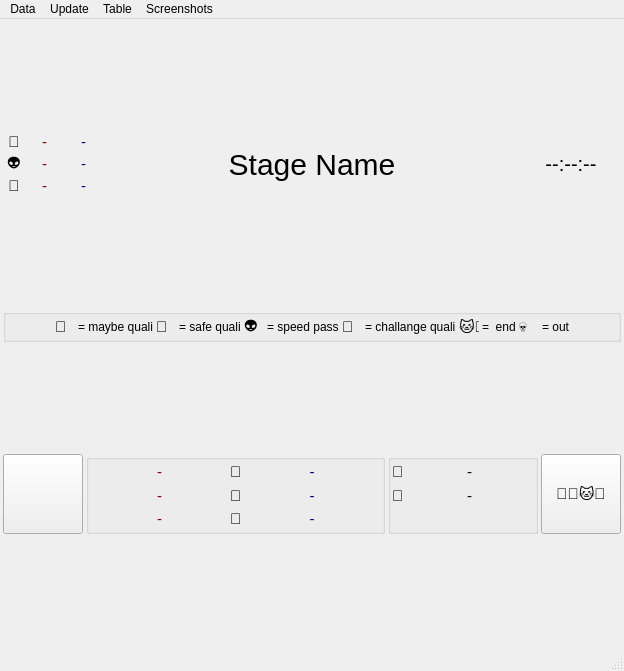
<?xml version="1.0" encoding="UTF-8"?>
<ui version="4.0">
 <class>NCM_WIN_Ranking_Stage</class>
 <widget class="QMainWindow" name="NCM_WIN_Ranking_Stage">
  <property name="geometry">
   <rect>
    <x>0</x>
    <y>0</y>
    <width>624</width>
    <height>671</height>
   </rect>
  </property>
  <property name="windowTitle">
   <string>MainWindow</string>
  </property>
  <widget class="QWidget" name="centralwidget">
   <layout class="QGridLayout" name="gridLayout_2">
    <property name="leftMargin">
     <number>3</number>
    </property>
    <property name="topMargin">
     <number>3</number>
    </property>
    <property name="rightMargin">
     <number>3</number>
    </property>
    <property name="bottomMargin">
     <number>3</number>
    </property>
    <property name="spacing">
     <number>3</number>
    </property>
    <item row="4" column="0" colspan="4">
     <layout class="QGridLayout" name="gridLayout_Ranking"/>
    </item>
    <item row="2" column="0" colspan="4">
     <layout class="QGridLayout" name="gridLayout">
      <property name="spacing">
       <number>0</number>
      </property>
      <item row="0" column="0">
       <widget class="QLabel" name="label_15">
        <property name="minimumSize">
         <size>
          <width>22</width>
          <height>22</height>
         </size>
        </property>
        <property name="maximumSize">
         <size>
          <width>22</width>
          <height>21</height>
         </size>
        </property>
        <property name="sizeIncrement">
         <size>
          <width>0</width>
          <height>0</height>
         </size>
        </property>
        <property name="styleSheet">
         <string notr="true">font-size: 15px;</string>
        </property>
        <property name="text">
         <string>🐯</string>
        </property>
        <property name="alignment">
         <set>Qt::AlignCenter</set>
        </property>
       </widget>
      </item>
      <item row="0" column="9" rowspan="3">
       <widget class="QLabel" name="label_Time">
        <property name="minimumSize">
         <size>
          <width>100</width>
          <height>66</height>
         </size>
        </property>
        <property name="maximumSize">
         <size>
          <width>100</width>
          <height>66</height>
         </size>
        </property>
        <property name="sizeIncrement">
         <size>
          <width>0</width>
          <height>0</height>
         </size>
        </property>
        <property name="styleSheet">
         <string notr="true">font-size: 20px;</string>
        </property>
        <property name="text">
         <string>--:--:--</string>
        </property>
        <property name="alignment">
         <set>Qt::AlignCenter</set>
        </property>
       </widget>
      </item>
      <item row="2" column="0">
       <widget class="QLabel" name="label_16">
        <property name="minimumSize">
         <size>
          <width>22</width>
          <height>22</height>
         </size>
        </property>
        <property name="maximumSize">
         <size>
          <width>22</width>
          <height>21</height>
         </size>
        </property>
        <property name="sizeIncrement">
         <size>
          <width>0</width>
          <height>0</height>
         </size>
        </property>
        <property name="styleSheet">
         <string notr="true">font-size: 15px;</string>
        </property>
        <property name="text">
         <string>💪</string>
        </property>
        <property name="alignment">
         <set>Qt::AlignCenter</set>
        </property>
       </widget>
      </item>
      <item row="1" column="0">
       <widget class="QLabel" name="label_17">
        <property name="minimumSize">
         <size>
          <width>22</width>
          <height>22</height>
         </size>
        </property>
        <property name="maximumSize">
         <size>
          <width>22</width>
          <height>21</height>
         </size>
        </property>
        <property name="sizeIncrement">
         <size>
          <width>0</width>
          <height>0</height>
         </size>
        </property>
        <property name="styleSheet">
         <string notr="true">font-size: 15px;</string>
        </property>
        <property name="text">
         <string>👽</string>
        </property>
        <property name="alignment">
         <set>Qt::AlignCenter</set>
        </property>
       </widget>
      </item>
      <item row="0" column="1">
       <widget class="QLabel" name="label_QualiSafe_F">
        <property name="minimumSize">
         <size>
          <width>39</width>
          <height>22</height>
         </size>
        </property>
        <property name="maximumSize">
         <size>
          <width>39</width>
          <height>22</height>
         </size>
        </property>
        <property name="sizeIncrement">
         <size>
          <width>0</width>
          <height>0</height>
         </size>
        </property>
        <property name="styleSheet">
         <string notr="true">font-size: 15px;
color: rgb(128, 0, 0);</string>
        </property>
        <property name="text">
         <string>-</string>
        </property>
        <property name="alignment">
         <set>Qt::AlignCenter</set>
        </property>
       </widget>
      </item>
      <item row="0" column="2">
       <widget class="QLabel" name="label_QualiSafe_M">
        <property name="minimumSize">
         <size>
          <width>39</width>
          <height>22</height>
         </size>
        </property>
        <property name="maximumSize">
         <size>
          <width>39</width>
          <height>22</height>
         </size>
        </property>
        <property name="sizeIncrement">
         <size>
          <width>0</width>
          <height>0</height>
         </size>
        </property>
        <property name="styleSheet">
         <string notr="true">font-size: 15px;
color: rgb(0, 0, 128);</string>
        </property>
        <property name="text">
         <string>-</string>
        </property>
        <property name="alignment">
         <set>Qt::AlignCenter</set>
        </property>
       </widget>
      </item>
      <item row="1" column="1">
       <widget class="QLabel" name="label_QualiSpeed_F">
        <property name="minimumSize">
         <size>
          <width>39</width>
          <height>22</height>
         </size>
        </property>
        <property name="maximumSize">
         <size>
          <width>39</width>
          <height>22</height>
         </size>
        </property>
        <property name="sizeIncrement">
         <size>
          <width>0</width>
          <height>0</height>
         </size>
        </property>
        <property name="styleSheet">
         <string notr="true">font-size: 15px;
color: rgb(128, 0, 0);</string>
        </property>
        <property name="text">
         <string>-</string>
        </property>
        <property name="alignment">
         <set>Qt::AlignCenter</set>
        </property>
       </widget>
      </item>
      <item row="1" column="2">
       <widget class="QLabel" name="label_QualiSpeed_M">
        <property name="minimumSize">
         <size>
          <width>39</width>
          <height>22</height>
         </size>
        </property>
        <property name="maximumSize">
         <size>
          <width>39</width>
          <height>22</height>
         </size>
        </property>
        <property name="sizeIncrement">
         <size>
          <width>0</width>
          <height>0</height>
         </size>
        </property>
        <property name="styleSheet">
         <string notr="true">font-size: 15px;
color: rgb(0, 0, 128);</string>
        </property>
        <property name="text">
         <string>-</string>
        </property>
        <property name="alignment">
         <set>Qt::AlignCenter</set>
        </property>
       </widget>
      </item>
      <item row="2" column="1">
       <widget class="QLabel" name="label_QualiChallenge_F">
        <property name="minimumSize">
         <size>
          <width>39</width>
          <height>22</height>
         </size>
        </property>
        <property name="maximumSize">
         <size>
          <width>39</width>
          <height>22</height>
         </size>
        </property>
        <property name="sizeIncrement">
         <size>
          <width>0</width>
          <height>0</height>
         </size>
        </property>
        <property name="styleSheet">
         <string notr="true">font-size: 15px;
color: rgb(128, 0, 0);</string>
        </property>
        <property name="text">
         <string>-</string>
        </property>
        <property name="alignment">
         <set>Qt::AlignCenter</set>
        </property>
       </widget>
      </item>
      <item row="2" column="2">
       <widget class="QLabel" name="label_QualiChallenge_M">
        <property name="minimumSize">
         <size>
          <width>39</width>
          <height>22</height>
         </size>
        </property>
        <property name="maximumSize">
         <size>
          <width>39</width>
          <height>22</height>
         </size>
        </property>
        <property name="sizeIncrement">
         <size>
          <width>0</width>
          <height>0</height>
         </size>
        </property>
        <property name="styleSheet">
         <string notr="true">font-size: 15px;
color: rgb(0, 0, 128);</string>
        </property>
        <property name="text">
         <string>-</string>
        </property>
        <property name="alignment">
         <set>Qt::AlignCenter</set>
        </property>
       </widget>
      </item>
      <item row="0" column="3" rowspan="3" colspan="6">
       <widget class="QLabel" name="label_Name">
        <property name="sizePolicy">
         <sizepolicy hsizetype="Expanding" vsizetype="Maximum">
          <horstretch>0</horstretch>
          <verstretch>0</verstretch>
         </sizepolicy>
        </property>
        <property name="minimumSize">
         <size>
          <width>0</width>
          <height>66</height>
         </size>
        </property>
        <property name="maximumSize">
         <size>
          <width>16777215</width>
          <height>66</height>
         </size>
        </property>
        <property name="styleSheet">
         <string notr="true">font-size: 30px;</string>
        </property>
        <property name="text">
         <string>Stage Name</string>
        </property>
        <property name="alignment">
         <set>Qt::AlignCenter</set>
        </property>
       </widget>
      </item>
     </layout>
    </item>
    <item row="6" column="3">
     <widget class="QPushButton" name="pushButton_BTN">
      <property name="minimumSize">
       <size>
        <width>80</width>
        <height>80</height>
       </size>
      </property>
      <property name="maximumSize">
       <size>
        <width>80</width>
        <height>80</height>
       </size>
      </property>
      <property name="styleSheet">
       <string notr="true">font-size: 15px;</string>
      </property>
      <property name="text">
       <string>🐻🐯🐱‍👤</string>
      </property>
     </widget>
    </item>
    <item row="6" column="0">
     <widget class="QPushButton" name="pushButton_DE">
      <property name="minimumSize">
       <size>
        <width>80</width>
        <height>80</height>
       </size>
      </property>
      <property name="maximumSize">
       <size>
        <width>80</width>
        <height>80</height>
       </size>
      </property>
      <property name="text">
       <string/>
      </property>
     </widget>
    </item>
    <item row="6" column="2">
     <widget class="QGroupBox" name="groupBox_2">
      <property name="sizePolicy">
       <sizepolicy hsizetype="Preferred" vsizetype="Preferred">
        <horstretch>1</horstretch>
        <verstretch>0</verstretch>
       </sizepolicy>
      </property>
      <property name="title">
       <string/>
      </property>
      <property name="alignment">
       <set>Qt::AlignCenter</set>
      </property>
      <layout class="QGridLayout" name="gridLayout_4">
       <property name="leftMargin">
        <number>1</number>
       </property>
       <property name="topMargin">
        <number>1</number>
       </property>
       <property name="rightMargin">
        <number>1</number>
       </property>
       <property name="bottomMargin">
        <number>1</number>
       </property>
       <property name="spacing">
        <number>1</number>
       </property>
       <item row="1" column="1">
        <widget class="QLabel" name="label_WorstFail">
         <property name="styleSheet">
          <string notr="true">font-size: 15px;</string>
         </property>
         <property name="text">
          <string>-</string>
         </property>
         <property name="alignment">
          <set>Qt::AlignCenter</set>
         </property>
        </widget>
       </item>
       <item row="0" column="1">
        <widget class="QLabel" name="label_BestTrick">
         <property name="styleSheet">
          <string notr="true">font-size: 15px;</string>
         </property>
         <property name="text">
          <string>-</string>
         </property>
         <property name="alignment">
          <set>Qt::AlignCenter</set>
         </property>
        </widget>
       </item>
       <item row="0" column="0">
        <widget class="QLabel" name="label">
         <property name="sizePolicy">
          <sizepolicy hsizetype="Maximum" vsizetype="Preferred">
           <horstretch>0</horstretch>
           <verstretch>0</verstretch>
          </sizepolicy>
         </property>
         <property name="styleSheet">
          <string notr="true">font-size: 15px;</string>
         </property>
         <property name="text">
          <string>🤙</string>
         </property>
        </widget>
       </item>
       <item row="1" column="0">
        <widget class="QLabel" name="label_4">
         <property name="sizePolicy">
          <sizepolicy hsizetype="Maximum" vsizetype="Preferred">
           <horstretch>0</horstretch>
           <verstretch>0</verstretch>
          </sizepolicy>
         </property>
         <property name="styleSheet">
          <string notr="true">font-size: 15px;</string>
         </property>
         <property name="text">
          <string>💩</string>
         </property>
        </widget>
       </item>
       <item row="2" column="0" colspan="2">
        <widget class="QLabel" name="label_21">
         <property name="text">
          <string/>
         </property>
        </widget>
       </item>
      </layout>
     </widget>
    </item>
    <item row="6" column="1">
     <widget class="QGroupBox" name="groupBox_6">
      <property name="sizePolicy">
       <sizepolicy hsizetype="Preferred" vsizetype="Preferred">
        <horstretch>2</horstretch>
        <verstretch>0</verstretch>
       </sizepolicy>
      </property>
      <property name="title">
       <string/>
      </property>
      <property name="alignment">
       <set>Qt::AlignCenter</set>
      </property>
      <layout class="QGridLayout" name="gridLayout_8">
       <property name="leftMargin">
        <number>1</number>
       </property>
       <property name="topMargin">
        <number>1</number>
       </property>
       <property name="rightMargin">
        <number>1</number>
       </property>
       <property name="bottomMargin">
        <number>1</number>
       </property>
       <property name="spacing">
        <number>1</number>
       </property>
       <item row="0" column="2">
        <widget class="QLabel" name="label_Podium_M1">
         <property name="styleSheet">
          <string notr="true">font-size: 15px;
color: rgb(0, 0, 128);</string>
         </property>
         <property name="text">
          <string>-</string>
         </property>
         <property name="alignment">
          <set>Qt::AlignCenter</set>
         </property>
        </widget>
       </item>
       <item row="0" column="1">
        <widget class="QLabel" name="label_18">
         <property name="sizePolicy">
          <sizepolicy hsizetype="Maximum" vsizetype="Preferred">
           <horstretch>0</horstretch>
           <verstretch>0</verstretch>
          </sizepolicy>
         </property>
         <property name="styleSheet">
          <string notr="true">font-size: 15px;</string>
         </property>
         <property name="text">
          <string>🥇</string>
         </property>
        </widget>
       </item>
       <item row="1" column="2">
        <widget class="QLabel" name="label_Podium_M2">
         <property name="styleSheet">
          <string notr="true">font-size: 15px;
color: rgb(0, 0, 128);</string>
         </property>
         <property name="text">
          <string>-</string>
         </property>
         <property name="alignment">
          <set>Qt::AlignCenter</set>
         </property>
        </widget>
       </item>
       <item row="1" column="1">
        <widget class="QLabel" name="label_19">
         <property name="sizePolicy">
          <sizepolicy hsizetype="Maximum" vsizetype="Preferred">
           <horstretch>0</horstretch>
           <verstretch>0</verstretch>
          </sizepolicy>
         </property>
         <property name="styleSheet">
          <string notr="true">font-size: 15px;</string>
         </property>
         <property name="text">
          <string>🥈</string>
         </property>
        </widget>
       </item>
       <item row="2" column="2">
        <widget class="QLabel" name="label_Podium_M3">
         <property name="styleSheet">
          <string notr="true">font-size: 15px;
color: rgb(0, 0, 128);</string>
         </property>
         <property name="text">
          <string>-</string>
         </property>
         <property name="alignment">
          <set>Qt::AlignCenter</set>
         </property>
        </widget>
       </item>
       <item row="2" column="1">
        <widget class="QLabel" name="label_20">
         <property name="sizePolicy">
          <sizepolicy hsizetype="Maximum" vsizetype="Preferred">
           <horstretch>0</horstretch>
           <verstretch>0</verstretch>
          </sizepolicy>
         </property>
         <property name="styleSheet">
          <string notr="true">font-size: 15px;</string>
         </property>
         <property name="text">
          <string>🥉</string>
         </property>
        </widget>
       </item>
       <item row="0" column="0">
        <widget class="QLabel" name="label_Podium_F1">
         <property name="styleSheet">
          <string notr="true">font-size: 15px;
color: rgb(128, 0, 0);</string>
         </property>
         <property name="text">
          <string>-</string>
         </property>
         <property name="alignment">
          <set>Qt::AlignCenter</set>
         </property>
        </widget>
       </item>
       <item row="1" column="0">
        <widget class="QLabel" name="label_Podium_F2">
         <property name="styleSheet">
          <string notr="true">font-size: 15px;
color: rgb(128, 0, 0);</string>
         </property>
         <property name="text">
          <string>-</string>
         </property>
         <property name="alignment">
          <set>Qt::AlignCenter</set>
         </property>
        </widget>
       </item>
       <item row="2" column="0">
        <widget class="QLabel" name="label_Podium_F3">
         <property name="styleSheet">
          <string notr="true">font-size: 15px;
color: rgb(128, 0, 0);</string>
         </property>
         <property name="text">
          <string>-</string>
         </property>
         <property name="alignment">
          <set>Qt::AlignCenter</set>
         </property>
        </widget>
       </item>
      </layout>
     </widget>
    </item>
    <item row="3" column="0" colspan="4">
     <widget class="QGroupBox" name="groupBox">
      <property name="sizePolicy">
       <sizepolicy hsizetype="Preferred" vsizetype="Maximum">
        <horstretch>0</horstretch>
        <verstretch>0</verstretch>
       </sizepolicy>
      </property>
      <property name="title">
       <string/>
      </property>
      <layout class="QGridLayout" name="gridLayout_3">
       <property name="leftMargin">
        <number>1</number>
       </property>
       <property name="topMargin">
        <number>1</number>
       </property>
       <property name="rightMargin">
        <number>1</number>
       </property>
       <property name="bottomMargin">
        <number>1</number>
       </property>
       <property name="horizontalSpacing">
        <number>3</number>
       </property>
       <property name="verticalSpacing">
        <number>1</number>
       </property>
       <item row="0" column="4">
        <widget class="QLabel" name="label_12">
         <property name="sizePolicy">
          <sizepolicy hsizetype="Preferred" vsizetype="Preferred">
           <horstretch>0</horstretch>
           <verstretch>0</verstretch>
          </sizepolicy>
         </property>
         <property name="minimumSize">
          <size>
           <width>0</width>
           <height>22</height>
          </size>
         </property>
         <property name="maximumSize">
          <size>
           <width>16777215</width>
           <height>22</height>
          </size>
         </property>
         <property name="text">
          <string>= safe quali</string>
         </property>
        </widget>
       </item>
       <item row="0" column="5">
        <widget class="QLabel" name="label_10">
         <property name="sizePolicy">
          <sizepolicy hsizetype="Preferred" vsizetype="Preferred">
           <horstretch>0</horstretch>
           <verstretch>0</verstretch>
          </sizepolicy>
         </property>
         <property name="minimumSize">
          <size>
           <width>20</width>
           <height>22</height>
          </size>
         </property>
         <property name="maximumSize">
          <size>
           <width>20</width>
           <height>22</height>
          </size>
         </property>
         <property name="styleSheet">
          <string notr="true">font-size: 15px</string>
         </property>
         <property name="text">
          <string>👽</string>
         </property>
        </widget>
       </item>
       <item row="0" column="6">
        <widget class="QLabel" name="label_8">
         <property name="sizePolicy">
          <sizepolicy hsizetype="Preferred" vsizetype="Preferred">
           <horstretch>0</horstretch>
           <verstretch>0</verstretch>
          </sizepolicy>
         </property>
         <property name="minimumSize">
          <size>
           <width>0</width>
           <height>22</height>
          </size>
         </property>
         <property name="maximumSize">
          <size>
           <width>16777215</width>
           <height>22</height>
          </size>
         </property>
         <property name="text">
          <string>= speed pass</string>
         </property>
        </widget>
       </item>
       <item row="0" column="8">
        <widget class="QLabel" name="label_13">
         <property name="sizePolicy">
          <sizepolicy hsizetype="Preferred" vsizetype="Preferred">
           <horstretch>0</horstretch>
           <verstretch>0</verstretch>
          </sizepolicy>
         </property>
         <property name="minimumSize">
          <size>
           <width>0</width>
           <height>22</height>
          </size>
         </property>
         <property name="maximumSize">
          <size>
           <width>16777215</width>
           <height>22</height>
          </size>
         </property>
         <property name="text">
          <string>= challange quali</string>
         </property>
        </widget>
       </item>
       <item row="0" column="3">
        <widget class="QLabel" name="label_2">
         <property name="sizePolicy">
          <sizepolicy hsizetype="Preferred" vsizetype="Preferred">
           <horstretch>0</horstretch>
           <verstretch>0</verstretch>
          </sizepolicy>
         </property>
         <property name="minimumSize">
          <size>
           <width>20</width>
           <height>22</height>
          </size>
         </property>
         <property name="maximumSize">
          <size>
           <width>20</width>
           <height>22</height>
          </size>
         </property>
         <property name="styleSheet">
          <string notr="true">font-size: 15px</string>
         </property>
         <property name="text">
          <string>🐯</string>
         </property>
        </widget>
       </item>
       <item row="0" column="11">
        <widget class="QLabel" name="label_9">
         <property name="sizePolicy">
          <sizepolicy hsizetype="Preferred" vsizetype="Preferred">
           <horstretch>0</horstretch>
           <verstretch>0</verstretch>
          </sizepolicy>
         </property>
         <property name="minimumSize">
          <size>
           <width>20</width>
           <height>22</height>
          </size>
         </property>
         <property name="maximumSize">
          <size>
           <width>20</width>
           <height>22</height>
          </size>
         </property>
         <property name="styleSheet">
          <string notr="true">font-size: 15px</string>
         </property>
         <property name="text">
          <string>💀</string>
         </property>
        </widget>
       </item>
       <item row="0" column="0">
        <spacer name="horizontalSpacer">
         <property name="orientation">
          <enum>Qt::Horizontal</enum>
         </property>
         <property name="sizeHint" stdset="0">
          <size>
           <width>40</width>
           <height>20</height>
          </size>
         </property>
        </spacer>
       </item>
       <item row="0" column="1">
        <widget class="QLabel" name="label_3">
         <property name="sizePolicy">
          <sizepolicy hsizetype="Preferred" vsizetype="Preferred">
           <horstretch>0</horstretch>
           <verstretch>0</verstretch>
          </sizepolicy>
         </property>
         <property name="minimumSize">
          <size>
           <width>20</width>
           <height>22</height>
          </size>
         </property>
         <property name="maximumSize">
          <size>
           <width>20</width>
           <height>22</height>
          </size>
         </property>
         <property name="styleSheet">
          <string notr="true">font-size: 15px</string>
         </property>
         <property name="text">
          <string>🐻</string>
         </property>
        </widget>
       </item>
       <item row="0" column="13">
        <spacer name="horizontalSpacer_7">
         <property name="orientation">
          <enum>Qt::Horizontal</enum>
         </property>
         <property name="sizeHint" stdset="0">
          <size>
           <width>40</width>
           <height>20</height>
          </size>
         </property>
        </spacer>
       </item>
       <item row="0" column="10">
        <widget class="QLabel" name="label_14">
         <property name="sizePolicy">
          <sizepolicy hsizetype="Preferred" vsizetype="Preferred">
           <horstretch>0</horstretch>
           <verstretch>0</verstretch>
          </sizepolicy>
         </property>
         <property name="minimumSize">
          <size>
           <width>0</width>
           <height>22</height>
          </size>
         </property>
         <property name="maximumSize">
          <size>
           <width>16777215</width>
           <height>22</height>
          </size>
         </property>
         <property name="text">
          <string>=  end</string>
         </property>
        </widget>
       </item>
       <item row="0" column="12">
        <widget class="QLabel" name="label_11">
         <property name="sizePolicy">
          <sizepolicy hsizetype="Preferred" vsizetype="Preferred">
           <horstretch>0</horstretch>
           <verstretch>0</verstretch>
          </sizepolicy>
         </property>
         <property name="minimumSize">
          <size>
           <width>0</width>
           <height>22</height>
          </size>
         </property>
         <property name="maximumSize">
          <size>
           <width>16777215</width>
           <height>22</height>
          </size>
         </property>
         <property name="text">
          <string>= out</string>
         </property>
        </widget>
       </item>
       <item row="0" column="9">
        <widget class="QLabel" name="label_6">
         <property name="sizePolicy">
          <sizepolicy hsizetype="Preferred" vsizetype="Preferred">
           <horstretch>0</horstretch>
           <verstretch>0</verstretch>
          </sizepolicy>
         </property>
         <property name="minimumSize">
          <size>
           <width>20</width>
           <height>22</height>
          </size>
         </property>
         <property name="maximumSize">
          <size>
           <width>20</width>
           <height>22</height>
          </size>
         </property>
         <property name="styleSheet">
          <string notr="true">font-size: 15px</string>
         </property>
         <property name="text">
          <string>🐱‍👤</string>
         </property>
        </widget>
       </item>
       <item row="0" column="7">
        <widget class="QLabel" name="label_5">
         <property name="sizePolicy">
          <sizepolicy hsizetype="Preferred" vsizetype="Preferred">
           <horstretch>0</horstretch>
           <verstretch>0</verstretch>
          </sizepolicy>
         </property>
         <property name="minimumSize">
          <size>
           <width>20</width>
           <height>22</height>
          </size>
         </property>
         <property name="maximumSize">
          <size>
           <width>20</width>
           <height>22</height>
          </size>
         </property>
         <property name="styleSheet">
          <string notr="true">font-size: 15px</string>
         </property>
         <property name="text">
          <string>💪</string>
         </property>
        </widget>
       </item>
       <item row="0" column="2">
        <widget class="QLabel" name="label_7">
         <property name="sizePolicy">
          <sizepolicy hsizetype="Preferred" vsizetype="Preferred">
           <horstretch>0</horstretch>
           <verstretch>0</verstretch>
          </sizepolicy>
         </property>
         <property name="minimumSize">
          <size>
           <width>0</width>
           <height>22</height>
          </size>
         </property>
         <property name="maximumSize">
          <size>
           <width>16777215</width>
           <height>22</height>
          </size>
         </property>
         <property name="text">
          <string>= maybe quali</string>
         </property>
        </widget>
       </item>
      </layout>
     </widget>
    </item>
   </layout>
  </widget>
  <widget class="QMenuBar" name="menubar">
   <property name="geometry">
    <rect>
     <x>0</x>
     <y>0</y>
     <width>624</width>
     <height>26</height>
    </rect>
   </property>
   <widget class="QMenu" name="menuData">
    <property name="title">
     <string>Data</string>
    </property>
    <addaction name="actionget_data"/>
    <addaction name="actionexport_starter_list_next_stage"/>
   </widget>
   <widget class="QMenu" name="menuTable">
    <property name="title">
     <string>Table</string>
    </property>
    <addaction name="actionChange_Table_Settings"/>
   </widget>
   <widget class="QMenu" name="menuUpdate">
    <property name="title">
     <string>Update</string>
    </property>
    <addaction name="actionUpdate"/>
    <addaction name="actionAutoupdate"/>
   </widget>
   <widget class="QMenu" name="menuScreenshots">
    <property name="title">
     <string>Screenshots</string>
    </property>
    <addaction name="actionAutosave_Screenshot_once_per_minute"/>
   </widget>
   <addaction name="menuData"/>
   <addaction name="menuUpdate"/>
   <addaction name="menuTable"/>
   <addaction name="menuScreenshots"/>
  </widget>
  <widget class="QStatusBar" name="statusbar"/>
  <action name="actionget_data">
   <property name="text">
    <string>get data</string>
   </property>
  </action>
  <action name="actionChange_Table_Settings">
   <property name="text">
    <string>Change Table Settings</string>
   </property>
  </action>
  <action name="actionUpdate">
   <property name="text">
    <string>Update</string>
   </property>
  </action>
  <action name="actionAutoupdate">
   <property name="checkable">
    <bool>true</bool>
   </property>
   <property name="checked">
    <bool>true</bool>
   </property>
   <property name="text">
    <string>Autoupdate</string>
   </property>
  </action>
  <action name="actionexport_starter_list_next_stage">
   <property name="text">
    <string>export starter list next stage</string>
   </property>
  </action>
  <action name="actionAutosave_Screenshot_once_per_minute">
   <property name="checkable">
    <bool>true</bool>
   </property>
   <property name="text">
    <string>Autosave Screenshot once per minute</string>
   </property>
  </action>
 </widget>
 <resources/>
 <connections/>
</ui>
